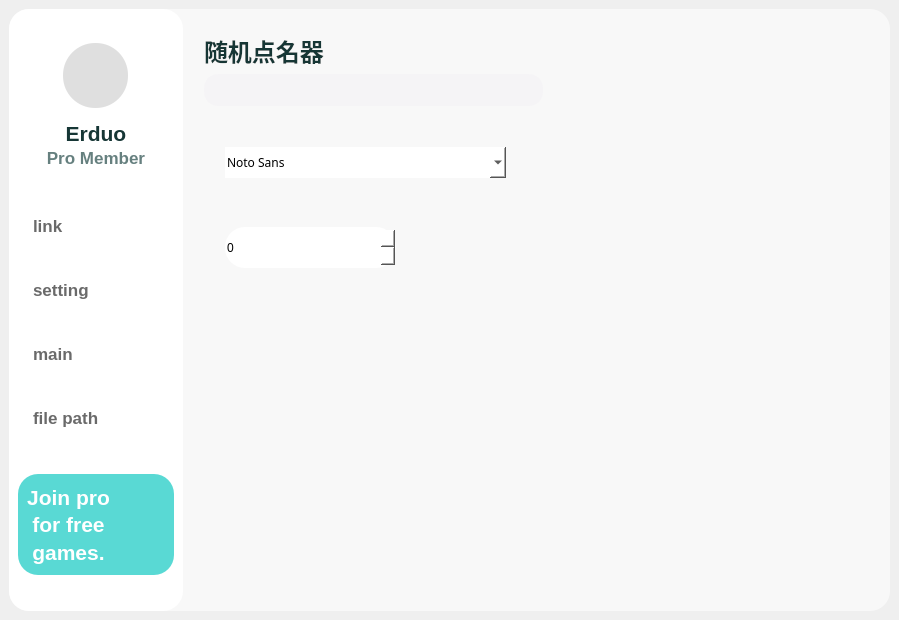
<?xml version="1.0" encoding="UTF-8"?>
<ui version="4.0">
 <class>RollCaller</class>
 <widget class="QMainWindow" name="RollCaller">
  <property name="geometry">
   <rect>
    <x>0</x>
    <y>0</y>
    <width>899</width>
    <height>620</height>
   </rect>
  </property>
  <property name="windowTitle">
   <string>MainWindow</string>
  </property>
  <property name="styleSheet">
   <string notr="true">QScrollBar:horizontal{
    height:8px;
    background:rgba(0,0,0,0%);
border-radius:4px;

}
QScrollBar::handle:horizontal{
    background:rgba(125,125,125,50%);
border-radius:4px;
}
QScrollBar::handle:horizontal:hover{
    background:rgba(125,125,125,100%);
    min-width:0;
}
QScrollBar::add-line:horizontal{
    height:0px;width:0px;

}
QScrollBar::sub-line:horizontal{
    height:0px;width:0px;

}
QScrollBar::add-line:horizontal:hover{
    height:0px;width:0px;

}
QScrollBar::sub-line:horizontal:hover{
    height:0px;width:0px;

}
QScrollBar::add-page:horizontal,QScrollBar::sub-page:horizontal
{
    background:rgba(0,0,0,10%);
    border-radius:4px;
}

QScrollBar:vertical{
    width:8px;
    background:rgba(0,0,0,0%);

}
QScrollBar::handle:vertical{
    width:0px;
    background:rgba(125,125,125,50%);
    border-radius:4px;
}
QScrollBar::handle:vertical:hover{
    width:0px;
    background:rgba(125,125,125,100%);
    border-radius:4px;
    min-width:20;
}
QScrollBar::add-line:vertical{
    height:0px;width:0px;

}
QScrollBar::sub-line:vertical{
    height:0px;width:0px;

}
QScrollBar::add-line:vertical:hover{
    height:0px;width:0px;

}
QScrollBar::sub-line:vertical:hover{
    height:0px;width:0px;

}
QScrollBar::add-page:vertical,QScrollBar::sub-page:vertical
{
    background:rgba(0,0,0,10%);
    border-radius:4px;
}
</string>
  </property>
  <widget class="QWidget" name="centralwidget">
   <layout class="QHBoxLayout" name="horizontalLayout_8">
    <item>
     <widget class="QFrame" name="frame">
      <property name="styleSheet">
       <string notr="true">QFrame#frame{
	background-color: rgba(255, 255, 255, 150);
	border-radius:20px;
}</string>
      </property>
      <property name="frameShape">
       <enum>QFrame::StyledPanel</enum>
      </property>
      <property name="frameShadow">
       <enum>QFrame::Raised</enum>
      </property>
      <layout class="QHBoxLayout" name="horizontalLayout_7" stretch="1,4">
       <property name="spacing">
        <number>12</number>
       </property>
       <property name="leftMargin">
        <number>0</number>
       </property>
       <property name="topMargin">
        <number>0</number>
       </property>
       <property name="rightMargin">
        <number>0</number>
       </property>
       <property name="bottomMargin">
        <number>0</number>
       </property>
       <item>
        <widget class="QFrame" name="frame_2">
         <property name="styleSheet">
          <string notr="true">QFrame#frame_2{
	background-color: rgba(255, 255, 255, 255);
	border-radius:20px;
}</string>
         </property>
         <property name="frameShape">
          <enum>QFrame::StyledPanel</enum>
         </property>
         <property name="frameShadow">
          <enum>QFrame::Raised</enum>
         </property>
         <layout class="QVBoxLayout" name="verticalLayout_2" stretch="1,0,0,3,1">
          <property name="spacing">
           <number>2</number>
          </property>
          <property name="bottomMargin">
           <number>36</number>
          </property>
          <item>
           <widget class="QFrame" name="frame_5">
            <property name="styleSheet">
             <string notr="true">border:none</string>
            </property>
            <property name="frameShape">
             <enum>QFrame::StyledPanel</enum>
            </property>
            <property name="frameShadow">
             <enum>QFrame::Raised</enum>
            </property>
            <layout class="QHBoxLayout" name="horizontalLayout_6">
             <property name="topMargin">
              <number>24</number>
             </property>
             <item>
              <widget class="QWidget" name="widget_6" native="true">
               <property name="minimumSize">
                <size>
                 <width>65</width>
                 <height>65</height>
                </size>
               </property>
               <property name="maximumSize">
                <size>
                 <width>65</width>
                 <height>65</height>
                </size>
               </property>
               <property name="styleSheet">
                <string notr="true">image: url(:/image.png);
border-radius:32px;
background-color: rgb(223, 223, 223);</string>
               </property>
              </widget>
             </item>
            </layout>
           </widget>
          </item>
          <item>
           <widget class="QLabel" name="label">
            <property name="font">
             <font>
              <pointsize>16</pointsize>
              <weight>75</weight>
              <bold>true</bold>
             </font>
            </property>
            <property name="styleSheet">
             <string notr="true">color: rgb(22, 54, 53)</string>
            </property>
            <property name="text">
             <string>Erduo</string>
            </property>
            <property name="alignment">
             <set>Qt::AlignCenter</set>
            </property>
           </widget>
          </item>
          <item>
           <widget class="QLabel" name="label_2">
            <property name="font">
             <font>
              <pointsize>13</pointsize>
              <weight>75</weight>
              <bold>true</bold>
             </font>
            </property>
            <property name="styleSheet">
             <string notr="true">color: rgb(102, 128, 127);</string>
            </property>
            <property name="text">
             <string>Pro Member</string>
            </property>
            <property name="alignment">
             <set>Qt::AlignCenter</set>
            </property>
           </widget>
          </item>
          <item>
           <widget class="QListWidget" name="listWidget">
            <property name="font">
             <font>
              <pointsize>13</pointsize>
              <weight>75</weight>
              <bold>true</bold>
             </font>
            </property>
            <property name="styleSheet">
             <string notr="true">QListView {
	padding-top:24px;
	border-radius: 20px;
	color: rgb(106, 106, 106);
}
QListView::item{
background-color: transparent;
height:40px;
padding-left:12px;
padding:12px;
}
QListView::item:hover {
	background-color: rgba(216, 216, 216, 50);

}
QListView::item:selected {
	/*background-color: transparent;*/
	background-color: rgba(90, 216, 212,50);
	color: rgb(40, 92, 90);
border-left: 2px solid rgb(90, 216, 212)


}
</string>
            </property>
            <property name="iconSize">
             <size>
              <width>24</width>
              <height>24</height>
             </size>
            </property>
            <item>
             <property name="text">
              <string>link</string>
             </property>
             <property name="icon">
              <iconset resource="C:/Users/yyc626qaz/Documents/Tencent Files/3543923864/FileRecv/pyqt5透明界面制作/Copying_1017/resources.qrc">
               <normaloff>:/buttom/img/buttom/github _github.svg</normaloff>:/buttom/img/buttom/github _github.svg</iconset>
             </property>
            </item>
            <item>
             <property name="text">
              <string>setting</string>
             </property>
             <property name="icon">
              <iconset resource="C:/Users/yyc626qaz/Documents/Tencent Files/3543923864/FileRecv/pyqt5透明界面制作/Copying_1017/resources.qrc">
               <normaloff>:/buttom/img/buttom/设置_setting.svg</normaloff>:/buttom/img/buttom/设置_setting.svg</iconset>
             </property>
            </item>
            <item>
             <property name="text">
              <string>main</string>
             </property>
             <property name="icon">
              <iconset resource="C:/Users/yyc626qaz/Documents/Tencent Files/3543923864/FileRecv/pyqt5透明界面制作/Copying_1017/resources.qrc">
               <normaloff>:/buttom/img/buttom/首页_home-two.svg</normaloff>:/buttom/img/buttom/首页_home-two.svg</iconset>
             </property>
            </item>
            <item>
             <property name="text">
              <string>file path</string>
             </property>
             <property name="icon">
              <iconset resource="C:/Users/yyc626qaz/Documents/Tencent Files/3543923864/FileRecv/pyqt5透明界面制作/Copying_1017/resources.qrc">
               <normaloff>:/buttom/img/buttom/文件-txt_file-txt.svg</normaloff>:/buttom/img/buttom/文件-txt_file-txt.svg</iconset>
             </property>
            </item>
           </widget>
          </item>
          <item>
           <widget class="QFrame" name="frame_6">
            <property name="styleSheet">
             <string notr="true">QFrame{
	background-color: rgb(89, 217, 212);
	border-radius:20px;color: rgb(255, 255, 255);
}

</string>
            </property>
            <property name="frameShape">
             <enum>QFrame::StyledPanel</enum>
            </property>
            <property name="frameShadow">
             <enum>QFrame::Raised</enum>
            </property>
            <layout class="QHBoxLayout" name="horizontalLayout">
             <item>
              <layout class="QVBoxLayout" name="verticalLayout">
               <property name="spacing">
                <number>0</number>
               </property>
               <item>
                <widget class="QLabel" name="label_3">
                 <property name="font">
                  <font>
                   <pointsize>16</pointsize>
                   <weight>75</weight>
                   <bold>true</bold>
                  </font>
                 </property>
                 <property name="text">
                  <string>Join pro</string>
                 </property>
                 <property name="alignment">
                  <set>Qt::AlignCenter</set>
                 </property>
                </widget>
               </item>
               <item>
                <widget class="QLabel" name="label_4">
                 <property name="font">
                  <font>
                   <pointsize>16</pointsize>
                   <weight>75</weight>
                   <bold>true</bold>
                  </font>
                 </property>
                 <property name="text">
                  <string>for free</string>
                 </property>
                 <property name="alignment">
                  <set>Qt::AlignCenter</set>
                 </property>
                </widget>
               </item>
               <item>
                <widget class="QLabel" name="label_5">
                 <property name="font">
                  <font>
                   <pointsize>16</pointsize>
                   <weight>75</weight>
                   <bold>true</bold>
                  </font>
                 </property>
                 <property name="text">
                  <string>games.</string>
                 </property>
                 <property name="alignment">
                  <set>Qt::AlignCenter</set>
                 </property>
                </widget>
               </item>
              </layout>
             </item>
             <item>
              <widget class="QWidget" name="widget_2" native="true">
               <property name="styleSheet">
                <string notr="true">image: url(:/svg/Morikawa/01_Data/img/image/image.png);</string>
               </property>
              </widget>
             </item>
            </layout>
           </widget>
          </item>
         </layout>
        </widget>
       </item>
       <item>
        <layout class="QVBoxLayout" name="verticalLayout_6" stretch="0,1">
         <property name="spacing">
          <number>12</number>
         </property>
         <item>
          <widget class="QFrame" name="frame_3">
           <property name="styleSheet">
            <string notr="true">.QFrame{
	background-color: rgba(255, 255, 255, 0);
	border-radius:20px;
}</string>
           </property>
           <property name="frameShape">
            <enum>QFrame::StyledPanel</enum>
           </property>
           <property name="frameShadow">
            <enum>QFrame::Raised</enum>
           </property>
           <layout class="QVBoxLayout" name="verticalLayout_3">
            <property name="topMargin">
             <number>24</number>
            </property>
            <item>
             <widget class="QLabel" name="label_6">
              <property name="font">
               <font>
                <pointsize>18</pointsize>
                <weight>75</weight>
                <bold>true</bold>
               </font>
              </property>
              <property name="styleSheet">
               <string notr="true">color: rgb(22, 54, 53)</string>
              </property>
              <property name="text">
               <string>随机点名器</string>
              </property>
             </widget>
            </item>
            <item>
             <layout class="QHBoxLayout" name="horizontalLayout_2">
              <item>
               <widget class="QLineEdit" name="lineEdit">
                <property name="minimumSize">
                 <size>
                  <width>0</width>
                  <height>32</height>
                 </size>
                </property>
                <property name="styleSheet">
                 <string notr="true">QLineEdit{
	background-color: rgba(245, 244, 246,200);
border:0px solid red;
border-radius:14px;
}</string>
                </property>
                <property name="text">
                 <string/>
                </property>
               </widget>
              </item>
              <item>
               <spacer name="horizontalSpacer">
                <property name="orientation">
                 <enum>Qt::Horizontal</enum>
                </property>
                <property name="sizeHint" stdset="0">
                 <size>
                  <width>40</width>
                  <height>20</height>
                 </size>
                </property>
               </spacer>
              </item>
             </layout>
            </item>
           </layout>
          </widget>
         </item>
         <item>
          <widget class="QFrame" name="frame_4">
           <property name="styleSheet">
            <string notr="true">.QFrame{
	background-color: rgba(255, 255, 255, 0);
	border-radius:20px;
}</string>
           </property>
           <property name="frameShape">
            <enum>QFrame::StyledPanel</enum>
           </property>
           <property name="frameShadow">
            <enum>QFrame::Raised</enum>
           </property>
           <layout class="QHBoxLayout" name="horizontalLayout_13">
            <property name="leftMargin">
             <number>0</number>
            </property>
            <property name="topMargin">
             <number>0</number>
            </property>
            <property name="rightMargin">
             <number>0</number>
            </property>
            <property name="bottomMargin">
             <number>0</number>
            </property>
            <item>
             <widget class="QScrollArea" name="scrollArea">
              <property name="font">
               <font>
                <weight>75</weight>
                <bold>true</bold>
               </font>
              </property>
              <property name="styleSheet">
               <string notr="true">QWidget{
border:none;
	background-color: rgba(255, 255, 255, 0);
}</string>
              </property>
              <property name="verticalScrollBarPolicy">
               <enum>Qt::ScrollBarAlwaysOff</enum>
              </property>
              <property name="horizontalScrollBarPolicy">
               <enum>Qt::ScrollBarAlwaysOff</enum>
              </property>
              <property name="widgetResizable">
               <bool>true</bool>
              </property>
              <widget class="QWidget" name="scrollAreaWidgetContents">
               <property name="geometry">
                <rect>
                 <x>0</x>
                 <y>0</y>
                 <width>693</width>
                 <height>491</height>
                </rect>
               </property>
               <widget class="QFontComboBox" name="fontComboBox">
                <property name="geometry">
                 <rect>
                  <x>30</x>
                  <y>20</y>
                  <width>281</width>
                  <height>31</height>
                 </rect>
                </property>
                <property name="font">
                 <font>
                  <family>Sitka Heading</family>
                  <weight>50</weight>
                  <italic>false</italic>
                  <bold>false</bold>
                  <underline>false</underline>
                 </font>
                </property>
                <property name="styleSheet">
                 <string notr="true">QFontComboBox#fontComboBox{
	background-color: white;
	border-radius:20px;
	color: rgb(0, 0, 0);
}</string>
                </property>
                <property name="currentFont">
                 <font>
                  <family>Cascadia Code SemiBold</family>
                  <weight>75</weight>
                  <bold>true</bold>
                 </font>
                </property>
               </widget>
               <widget class="QSpinBox" name="spinBox">
                <property name="geometry">
                 <rect>
                  <x>30</x>
                  <y>100</y>
                  <width>171</width>
                  <height>41</height>
                 </rect>
                </property>
                <property name="styleSheet">
                 <string notr="true">QSpinBox#spinBox{
	background-color: white;
	border-radius:20px;
	color: rgb(0, 0, 0);
}</string>
                </property>
                <property name="maximum">
                 <number>20000</number>
                </property>
               </widget>
              </widget>
             </widget>
            </item>
           </layout>
          </widget>
         </item>
        </layout>
       </item>
      </layout>
     </widget>
    </item>
   </layout>
  </widget>
 </widget>
 <resources>
  <include location="C:/Users/yyc626qaz/Documents/Tencent Files/3543923864/FileRecv/pyqt5透明界面制作/Copying_1017/resources.qrc"/>
 </resources>
 <connections/>
</ui>
